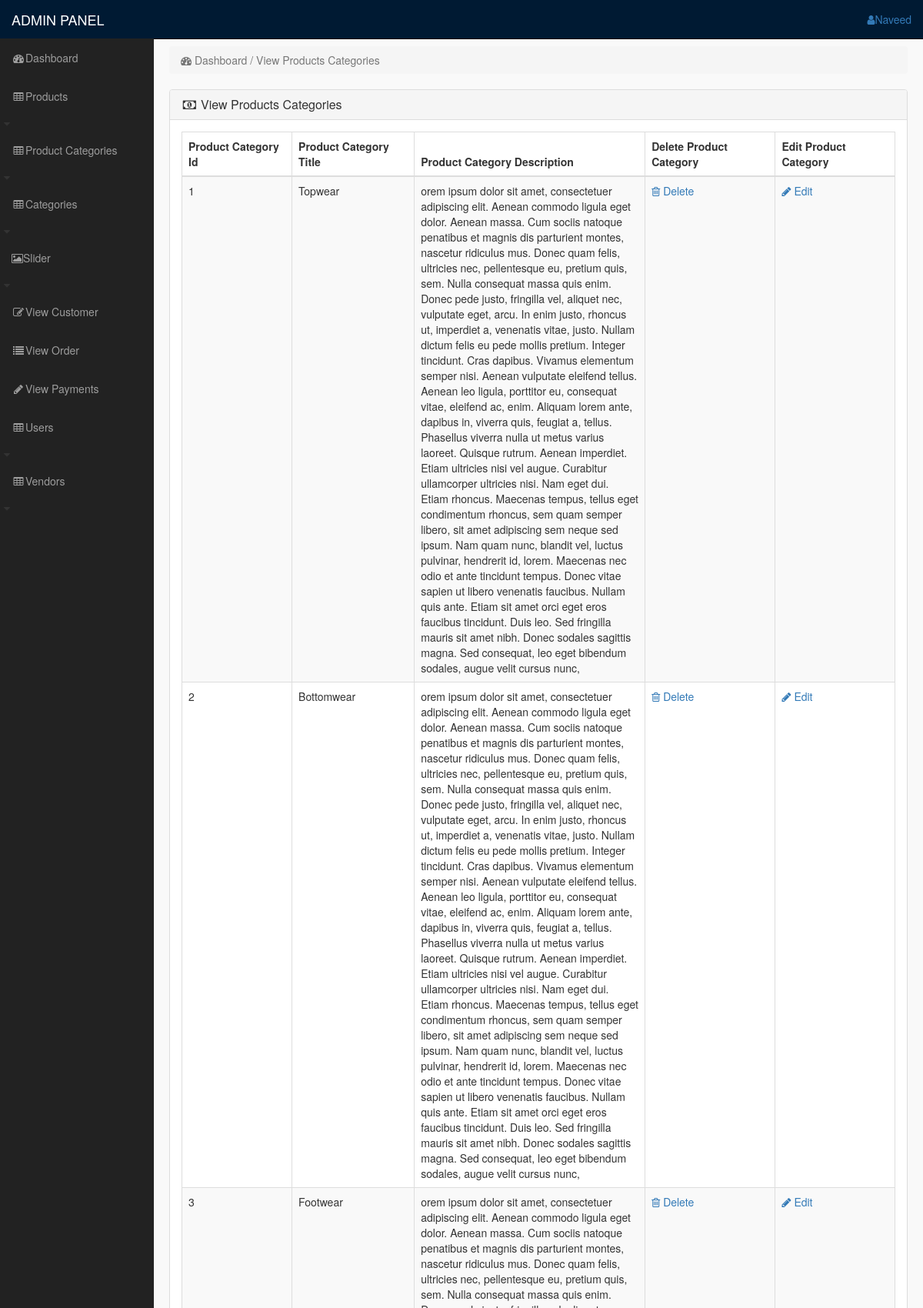
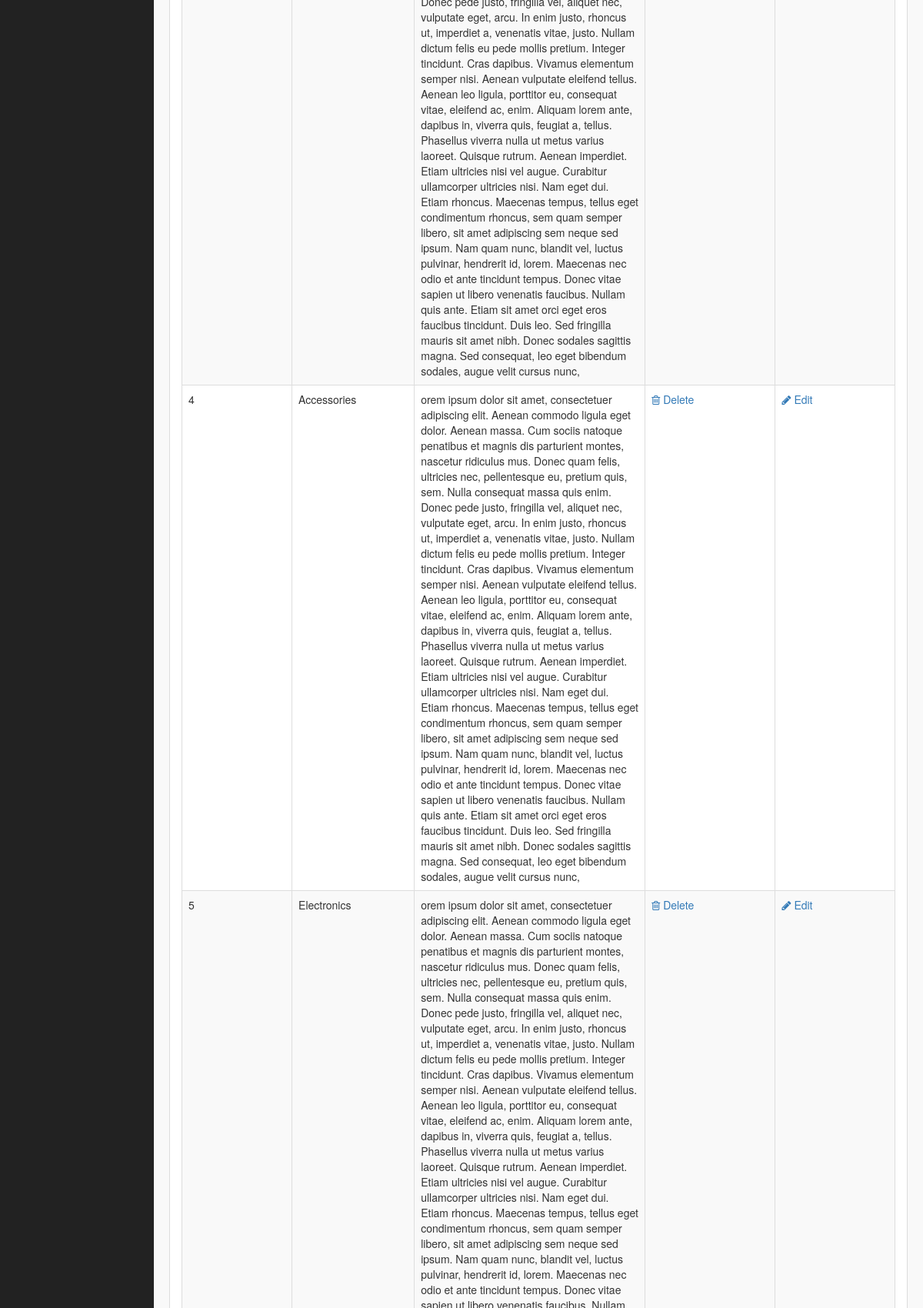
The page /admin_area/index.php?view_product_cat (signed in, upper part) on the database its author committed (2 pictures, top to bottom).
### tables this page shows
CREATE TABLE `product_category` (
  `p_cat_id` int(10) NOT NULL,
  `p_cat_title` text NOT NULL,
  `p_cat_desc` text NOT NULL
);

### admin_area/view_product_cat.php (the view)
<?php
if(!isset($_SESSION['admin_email'])){
echo "<script>window.open('login.php','_self')</script>";
}else {
?>
<div class="row">
    <div class="col-lg-12">
        <ol class="breadcrumb">
            <li class="active">
                <i class="fa fa-dashboard"></i> Dashboard / View Products Categories
            </li>
        </ol>
    </div>
</div>
<div class="row">
    <div class="col-lg-12">
        <div class="panel panel-default">
            <div class="panel-heading">
                <h3 class="panel-title">
                    <i class="fa fa-money fa-fw"> </i> View Products Categories
                </h3>
            </div>
            <div class="panel-body">
                <div class="table-responsive">
                    <table class="table table-bordered table-hover table-striped">
                        <thead>
                            <tr>
                                <th>Product Category Id</th>
                                <th>Product Category Title</th>
                                <th>Product Category Description</th>
                                <th>Delete Product Category</th>
                                <th>Edit Product Category</th>
                            </tr>
                        </thead>
                        <tbody>
                            <?php
    $i=0;
    $get_p_cats = "select * from product_category";
    $run_p_cats = mysqli_query($con,$get_p_cats) or die(mysqli_error($con));
    while($row_p_cats = mysqli_fetch_array($run_p_cats)){
    $p_cat_id = $row_p_cats['p_cat_id'];
    $p_cat_title = $row_p_cats['p_cat_title'];
    $p_cat_desc = $row_p_cats['p_cat_desc'];
    $i++;
?>
                            <tr>
                                <td> <?php echo $i; ?> </td>
                                <td> <?php echo $p_cat_title; ?> </td>
                                <td width="300"> <?php echo $p_cat_desc; ?> </td>
                                <td>
                                    <a href="index.php?delete_p_cat=<?php echo $p_cat_id; ?>">
                                        <i class="fa fa-trash-o"></i> Delete
                                    </a>
                                </td>
                                <td>
                                    <a href="index.php?edit_p_cat=<?php echo $p_cat_id; ?>">
                                        <i class="fa fa-pencil"></i> Edit
                                    </a>
                                </td>
                            </tr>
<?php } ?>
                        </tbody>
                    </table>
                </div>
            </div>
        </div>
    </div>
</div>
<?php } ?>

### admin_area/includes/sidebar.php (shortened to what this page needs)
<?php
    if(!isset($_SESSION['admin_email'])){
        echo"<script>window.open('login.php','_self')</script>";
    }else{
?>
<nav class="navbar navbar-inverse navbar-fixed-top" style="background: #001a33">
    <div class="navbar-header">
        <a href="index.php?dashboard" class="navbar-brand">ADMIN PANEL</a>
    </div>
    <ul class="nav navbar-right top-nav">
        <li class="dropdown">
            <a href="#" class="dropdown-toggle" data-toggle="dropdown">
                <i class="fa fa-user"></i><?php echo $admin_name; ?>
            </a>
        </li>
    </ul>
    <div class="collapse navbar-collapse navbar-ex1-collapse">
        <ul class="nav navbar-nav sidebar-nav">
            <li>
                <a href="index.php?dashboard">
                    <i class="fa fa-fw fa-dashboard"></i>Dashboard
                </a>
            </li>
            <li>
                <a href="#" data-toggle="collapse" data-target="#products">
                    <i class="fa fa-fw fa-table"></i>Products</a>
                <i class="fa fa-fw fa-caret-down"></i>
            </li>
            <li>
                <a href="#" data-toggle="collapse" data-target="#product_cat">
                    <i class="fa fa-fw fa-table"></i>Product Categories</a>
                <i class="fa fa-fw fa-caret-down"></i>
            </li>
            <li>
                <a href="#" data-toggle="collapse" data-target="#category">
                    <i class="fa fa-fw fa-table"></i>Categories</a>
                <i class="fa fa-fw fa-caret-down"></i>
            </li>
            <li>
                <a href="#" data-toggle="collapse" data-target="#slider">
                    <i class="fa fa-picture-o"></i>Slider</a>
                <i class="fa fa-fw fa-caret-down"></i>
            </li>
            <li>
                <a href="index.php?view_customer">
                    <i class="fa fa-fw fa-edit"></i>View Customer
                </a>
            </li>
            <li>
                <a href="index.php?view_order">
                    <i class="fa fa-fw fa-list"></i>View Order
                </a>
            </li>
            <li>
                <a href="index.php?view_payments">
                    <i class="fa fa-fw fa-pencil"></i>View Payments
                </a>
            </li>
            <li>
                <a href="#" data-toggle="collapse" data-target="#users">
                    <i class="fa fa-fw fa-table"></i>Users</a>
                <i class="fa fa-fw fa-caret-down"></i>
            </li>
            <li>
            <a href="#" data-toggle="collapse" data-target="#vendors">
                    <i class="fa fa-fw fa-table"></i>Vendors</a>
                <i class="fa fa-fw fa-caret-down"></i>
            </li>
        </ul>
    </div>
</nav>
<?php  } ?>

### admin_area/css/style.css (style rules this page uses)
body { margin-top: 100px; }
@media (min-width: 768px) { body { margin-top: 50px; } }
.top-nav { padding: 0 15px; }
.top-nav>li { display: inline-block; float: left; }
.top-nav>li>a { padding-top: 15px; padding-bottom: 15px; line-height: 20px; }
@media (min-width: 768px) { .sidebar-nav { position: fixed; right: 0px; left: 0px; top: 50px; width: 200px; border-radius: 0; overflow-y: auto; background-color: #222222; bottom: 0; overflow-x: hidden; padding-bottom: 40px; } }
@media (min-width: 768px) { .sidebar-nav>li>a { width: 255px; } }
.panel-body { border-radius: 5px; }

### rows shown on the page
product_category: p_cat_title "Topwear", p_cat_desc "orem ipsum dolor sit amet, consectetuer adipiscing elit. Aenean commodo ligula eget dolor. Aenean massa. Cum sociis natoque penatibus et magnis dis parturient montes, nascetur ridiculus mus. Donec quam felis, ultricies nec, pellentesque eu, pretium quis, sem. Nulla consequat massa quis enim. Donec pede justo, fringilla vel, aliquet nec, vulputate eget, arcu. In enim justo, rhoncus ut, imperdiet a, venenatis vitae, justo. Nullam dictum felis eu pede mollis pretium. Integer tincidunt. Cras dapibus. Vivamus elementum semper nisi. Aenean vulputate eleifend tellus. Aenean leo ligula, porttitor eu, consequat vitae, eleifend ac, enim. Aliquam lorem ante, dapibus in, viverra quis, feugiat a,…"
product_category: p_cat_title "Bottomwear", p_cat_desc "orem ipsum dolor sit amet, consectetuer adipiscing elit. Aenean commodo ligula eget dolor. Aenean massa. Cum sociis natoque penatibus et magnis dis parturient montes, nascetur ridiculus mus. Donec quam felis, ultricies nec, pellentesque eu, pretium quis, sem. Nulla consequat massa quis enim. Donec pede justo, fringilla vel, aliquet nec, vulputate eget, arcu. In enim justo, rhoncus ut, imperdiet a, venenatis vitae, justo. Nullam dictum felis eu pede mollis pretium. Integer tincidunt. Cras dapibus. Vivamus elementum semper nisi. Aenean vulputate eleifend tellus. Aenean leo ligula, porttitor eu, consequat vitae, eleifend ac, enim. Aliquam lorem ante, dapibus in, viverra quis, feugiat a,…"
product_category: p_cat_title "Footwear", p_cat_desc "orem ipsum dolor sit amet, consectetuer adipiscing elit. Aenean commodo ligula eget dolor. Aenean massa. Cum sociis natoque penatibus et magnis dis parturient montes, nascetur ridiculus mus. Donec quam felis, ultricies nec, pellentesque eu, pretium quis, sem. Nulla consequat massa quis enim. Donec pede justo, fringilla vel, aliquet nec, vulputate eget, arcu. In enim justo, rhoncus ut, imperdiet a, venenatis vitae, justo. Nullam dictum felis eu pede mollis pretium. Integer tincidunt. Cras dapibus. Vivamus elementum semper nisi. Aenean vulputate eleifend tellus. Aenean leo ligula, porttitor eu, consequat vitae, eleifend ac, enim. Aliquam lorem ante, dapibus in, viverra quis, feugiat a,…"
product_category: p_cat_title "Accessories", p_cat_desc "orem ipsum dolor sit amet, consectetuer adipiscing elit. Aenean commodo ligula eget dolor. Aenean massa. Cum sociis natoque penatibus et magnis dis parturient montes, nascetur ridiculus mus. Donec quam felis, ultricies nec, pellentesque eu, pretium quis, sem. Nulla consequat massa quis enim. Donec pede justo, fringilla vel, aliquet nec, vulputate eget, arcu. In enim justo, rhoncus ut, imperdiet a, venenatis vitae, justo. Nullam dictum felis eu pede mollis pretium. Integer tincidunt. Cras dapibus. Vivamus elementum semper nisi. Aenean vulputate eleifend tellus. Aenean leo ligula, porttitor eu, consequat vitae, eleifend ac, enim. Aliquam lorem ante, dapibus in, viverra quis, feugiat a,…"
product_category: p_cat_title "Electronics"

### other values the page prints
$admin_name "Naveed"
